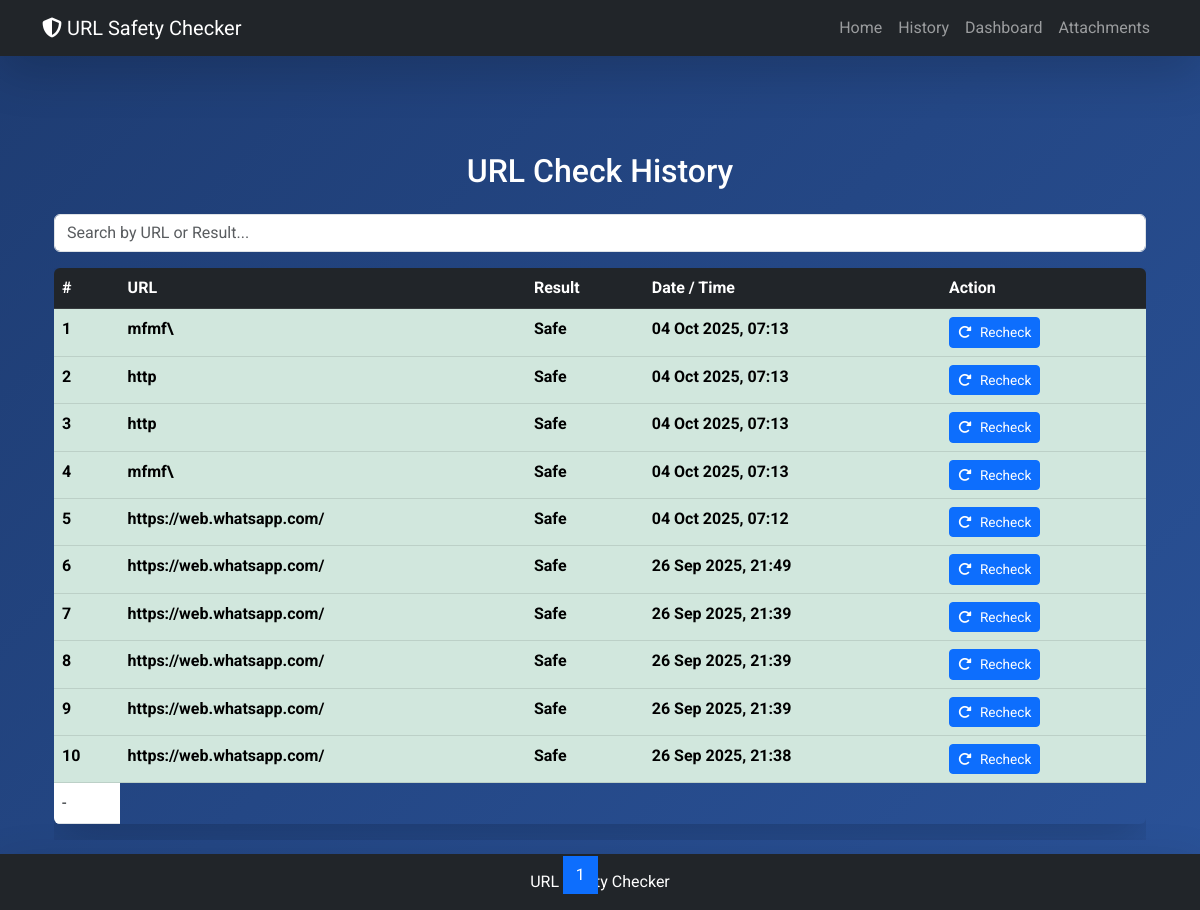
Before: /history/ with the older database file.
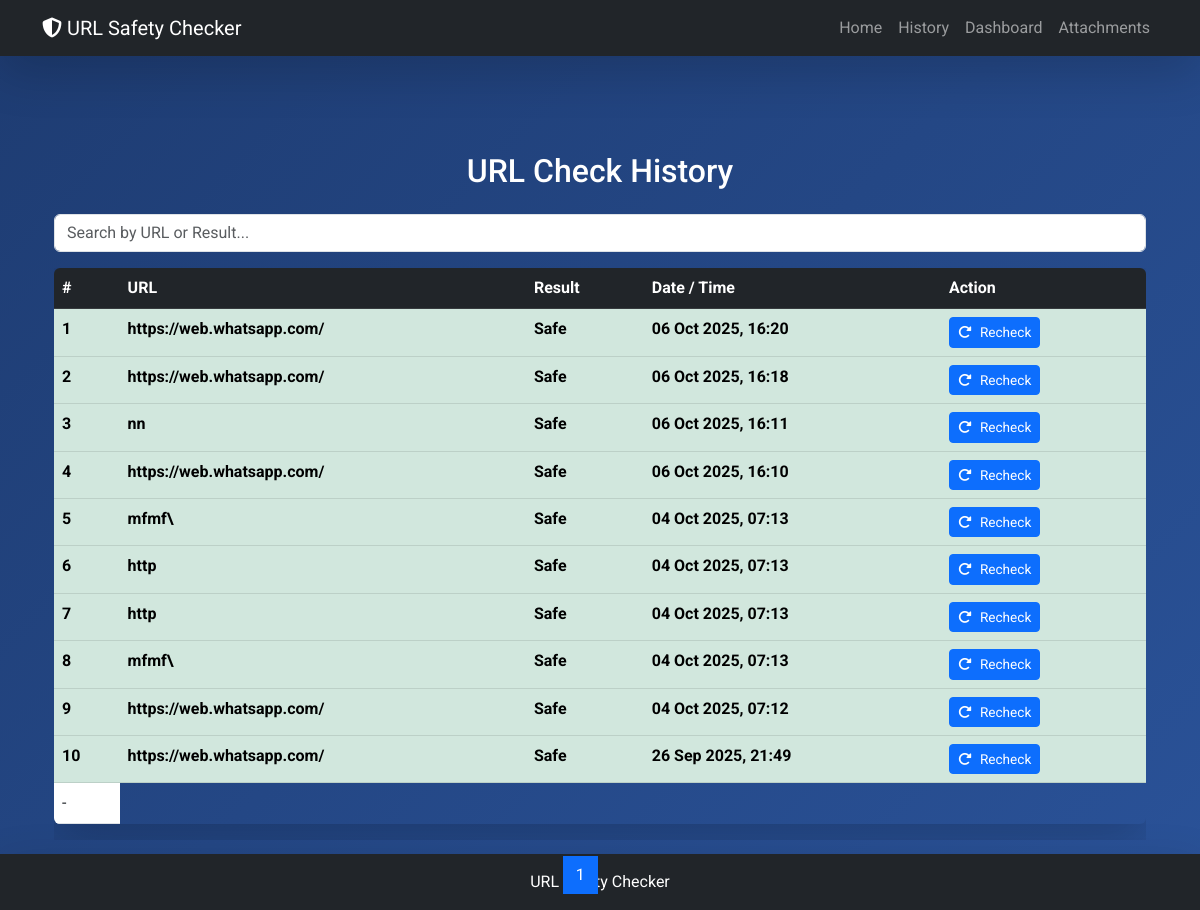
After: the same page with the newer database file.
### detection/models.py (models this page shows, shortened)
class URLHistory(models.Model):
    RESULT_CHOICES = [
        ("Safe", "Safe"),
        ("Suspicious", "Suspicious"),
        ("Phishing", "Phishing")
    ]
    url = models.URLField(max_length=500)
    result = models.CharField(max_length=20, choices=RESULT_CHOICES)
    timestamp = models.DateTimeField(auto_now_add=True)

### detection/views.py (the view)
# urls.py: path('history/', views.history, name='history'),
def history(request):
    history_list = URLHistory.objects.all().order_by('-timestamp')  # latest first
    context = {"history": history_list}
    all_entries = URLHistory.objects.all().order_by('-timestamp')  # newest first
    paginator = Paginator(all_entries, 10)  # Show 10 entries per page
    page_number = request.GET.get('page')  # get page number from URL
    page_obj = paginator.get_page(page_number)  # get current page
    return render(request, "detection/history.html",{'history': page_obj})

### detection/templates/detection/history.html (shortened to what this page needs)
{% extends 'detection/base.html' %}
{% block content %}
<div class="container mt-5">
    <h2 class="mb-4 text-center animate__animated animate__fadeInDown">URL Check History</h2>
    <input type="text" id="searchInput" class="form-control mb-3" placeholder="Search by URL or Result...">
    <div class="table-responsive animate__animated animate__fadeInUp">
        <table class="table table-hover shadow-lg rounded">
            <thead class="table-dark">
                <tr>
                    <th>#</th>
                    <th>URL</th>
                    <th>Result</th>
                    <th>Date / Time</th>
                    <th>Action</th>
                </tr>
            </thead>
            <tbody>
                {% for entry in history %}
                <tr class="{% if entry.result == 'Safe' %}table-success{% elif entry.result == 'Suspicious' %}table-warning{% else %}table-danger{% endif %}">
                    <td>{{ forloop.counter }}</td>
                    <td>{{ entry.url }}</td>
                    <td>{{ entry.result }}</td>
                    <td>{{ entry.timestamp|date:"d M Y, H:i" }}</td>
                    <td>
                        <a href="{% url 'recheck' entry.id %}" class="btn btn-sm btn-primary">
                            <i class="fas fa-redo-alt"></i> Recheck
                        </a>
                    </td>
                </tr>
                {% empty %}
                <tr>
                    <td colspan="5" class="text-center">No URLs checked yet.</td>
                </tr>
                {% endfor %}
            <td>
  {% if entry.id %}
    <a href="{% url 'delete' entry.id %}" class="btn btn-sm btn-danger" onclick="return confirm('Are you sure you want to delete this entry?');">
      <i class="fas fa-trash-alt"></i> Remove
    </a>
  {% else %}
    -
  {% endif %}
</td>
            </tbody>
        </table>
    </div>
    <div class="row mt-3">
  <div class="col-12 d-flex justify-content-center">
    <nav aria-label="Page navigation">
      <ul class="pagination">
        {% if history.has_previous %}
          <li class="page-item">
            <a class="page-link" href="?page={{ history.previous_page_number }}">Previous</a>
          </li>
        {% else %}
          <li class="page-item disabled"><span class="page-link">Previous</span></li>
        {% endif %}
        {% for num in history.paginator.page_range %}
          {% if history.number == num %}
            <li class="page-item active">
              <span class="page-link">{{ num }}</span>
            </li>
          {% else %}
            <li class="page-item"><a class="page-link" href="?page={{ num }}">{{ num }}</a></li>
          {% endif %}
        {% endfor %}
        {% if history.has_next %}
          <li class="page-item">
            <a class="page-link" href="?page={{ history.next_page_number }}">Next</a>
          </li>
        {% else %}
          <li class="page-item disabled"><span class="page-link">Next</span></li>
        {% endif %}
      </ul>
    </nav>
  </div>
</div>
</div>
{% endblock %}

### detection/templates/detection/base.html (shortened to what this page needs)
{% load  static %}
<!DOCTYPE html>
<html lang="en">
<head>
  <link href="https://cdn.jsdelivr.net/npm/bootstrap@5.3.0/dist/css/bootstrap.min.css" rel="stylesheet">
  <link href="https://cdnjs.cloudflare.com/ajax/libs/font-awesome/6.4.0/css/all.min.css" rel="stylesheet">
  <link rel="stylesheet" href="{% static 'detection/css/style.css' %}">
</head>
<body>
<nav class="navbar navbar-expand-lg navbar-dark bg-dark shadow-lg">
  <div class="container">
   <a class="navbar-brand" href=""><i class="fas fa-shield-alt"></i> URL Safety Checker</a>
    <div class="collapse navbar-collapse" id="navbarNav">
       <ul class="navbar-nav ms-auto">
        <li class="nav-item"><a class="nav-link" href="{%url 'home'%}">Home</a></li>
        <li class="nav-item"><a class="nav-link" href="{%url 'history'%}">History</a></li>
        <li class="nav-item"><a class="nav-link" href="{%url 'dashboard'%}">Dashboard</a></li>
        <li class="nav-item"><a class="nav-link" href="{% url 'attachment'%}">Attachments</a></li>
      </ul>
    </div>
  </div>
</nav>
<div class="container mt-5">
  {% block content %}{% endblock %}
</div>
<footer class="bg-dark text-white text-center py-3 mt-5 shadow-lg">
 URL Safety Checker</i>
</footer>
</body>
</html>

### detection/templates/static/detection/css/style.css (style rules this page uses)
body { font-family: 'Roboto', sans-serif; background: linear-gradient(135deg, #1e3c72, #2a5298); color: #fff; }
.btn-primary { transition: transform 0.2s ease, box-shadow 0.2s ease; }
footer { background: #343a40; color: white; text-align: center; padding: 15px; position: fixed; bottom: 0; width: 100%; }
html, body { height: 100%; margin: 0; display: flex; flex-direction: column; }
.btn-sm { padding: 0.25rem 0.5rem; font-size: 0.85rem; }
.btn-primary i, .btn-danger i { margin-right: 5px; }

### detection/templates/detection/history.html (style rules this page uses)
table { border-radius: 15px; overflow: hidden; }
.table-success { color: #155724; font-weight: bold; }

Changed rows visible on the page:
no longer on this page (row unchanged): URLHistory: url "https://web.whatsapp.com/", result "Safe", timestamp "26 Sep 2025, 21:39"
no longer on this page (row unchanged): URLHistory: url "https://web.whatsapp.com/", result "Safe", timestamp "26 Sep 2025, 21:39"
no longer on this page (row unchanged): URLHistory: url "https://web.whatsapp.com/", result "Safe", timestamp "26 Sep 2025, 21:39"
no longer on this page (row unchanged): URLHistory: url "https://web.whatsapp.com/", result "Safe", timestamp "26 Sep 2025, 21:38"
added URLHistory: url "https://web.whatsapp.com/", result "Safe", timestamp "06 Oct 2025, 16:20"
added URLHistory: url "https://web.whatsapp.com/", result "Safe", timestamp "06 Oct 2025, 16:18"
added URLHistory: url "nn", result "Safe", timestamp "06 Oct 2025, 16:11"
added URLHistory: url "https://web.whatsapp.com/", result "Safe", timestamp "06 Oct 2025, 16:10"
